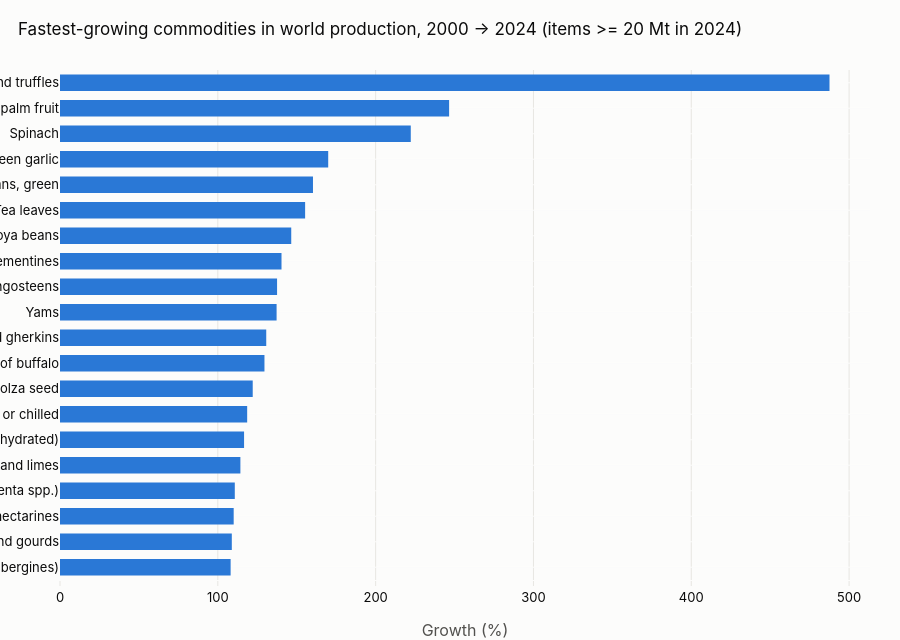

Notebook code for this chart:
### Markdown cell above
#### Q34. Which commodities have grown fastest in world production since 2000?

```sql
-- Q34 Which commodities have grown fastest in world production since 2000?
-- Item codes >= 1700 are FAOSTAT commodity groups (Cereals primary, Milk total, ...) and are excluded.
SELECT i.item, o.year, o.value / 1e6 AS production_mt
FROM observation o JOIN dim_item i ON i.domain = o.domain AND i.item_code = o.item_code
WHERE o.domain = 'QCL' AND o.area_code = 5000 AND o.element_code = 5510 AND o.year IN (2000, 2024)
  AND CAST(o.item_code AS INTEGER) < 1700
ORDER BY i.item, o.year;
```

### Code cell
fastest_growing_commodities = answer("q34_fastest_growing_commodities")

### Figure 1 — Plotly figure (JSON) as saved in the notebook; plotly's stock layout.template omitted (floating-point values rounded to 4 significant figures)
{"data": [{"customdata": ["Mushrooms and truffles", "Oil palm fruit", "Spinach", "Green garlic", "Other beans, green", "Tea leaves", "Soya beans", "Tangerines, mandarins, clementines", "Mangoes, guavas and mangosteens", "Yams", "Cucumbers and gherkins", "Raw milk of buffalo", "Rape or colza seed", "Meat of chickens, fresh or chilled", "Onions and shallots, dry (excluding dehydrated)", "Lemons and limes", "Chillies and peppers, green (Capsicum spp. and Pimenta spp.)", "Peaches and nectarines", "Pumpkins, squash and gourds", "Eggplants (aubergines)"], "hovertemplate": "<b>%{customdata}</b><br>%{x:.0f} %<extra></extra>", "marker": {"color": "#2a78d6"}, "name": "", "orientation": "h", "textposition": "outside", "type": "bar", "x": [487.6, 246.6, 222.3, 169.9, 160.3, 155.3, 146.5, 140.4, 137.5, 137.2, 130.7, 129.6, 122.1, 118.6, 116.6, 114.3, 110.8, 110.0, 108.9, 108.1], "y": ["Mushrooms and truffles", "Oil palm fruit", "Spinach", "Green garlic", "Other beans, green", "Tea leaves", "Soya beans", "Tangerines, mandarins, clementines", "Mangoes, guavas and mangosteens", "Yams", "Cucumbers and gherkins", "Raw milk of buffalo", "Rape or colza seed", "Meat of chickens, fresh or chilled", "Onions and shallots, dry (excluding dehydrated)", "Lemons and limes", "Chillies and peppers, green (Capsicum spp. and Pimenta spp.)", "Peaches and nectarines", "Pumpkins, squash and gourds", "Eggplants (aubergines)"]}], "layout": {"bargap": 0.35, "height": 640, "showlegend": false, "title": {"text": "Fastest-growing commodities in world production, 2000 -> 2024 (items >= 20 Mt in 2024)"}, "xaxis": {"gridcolor": "#e7e6e2", "showgrid": true, "title": {"text": "Growth (%)"}}, "yaxis": {"autorange": "reversed", "gridcolor": "#fcfcfb"}}}
